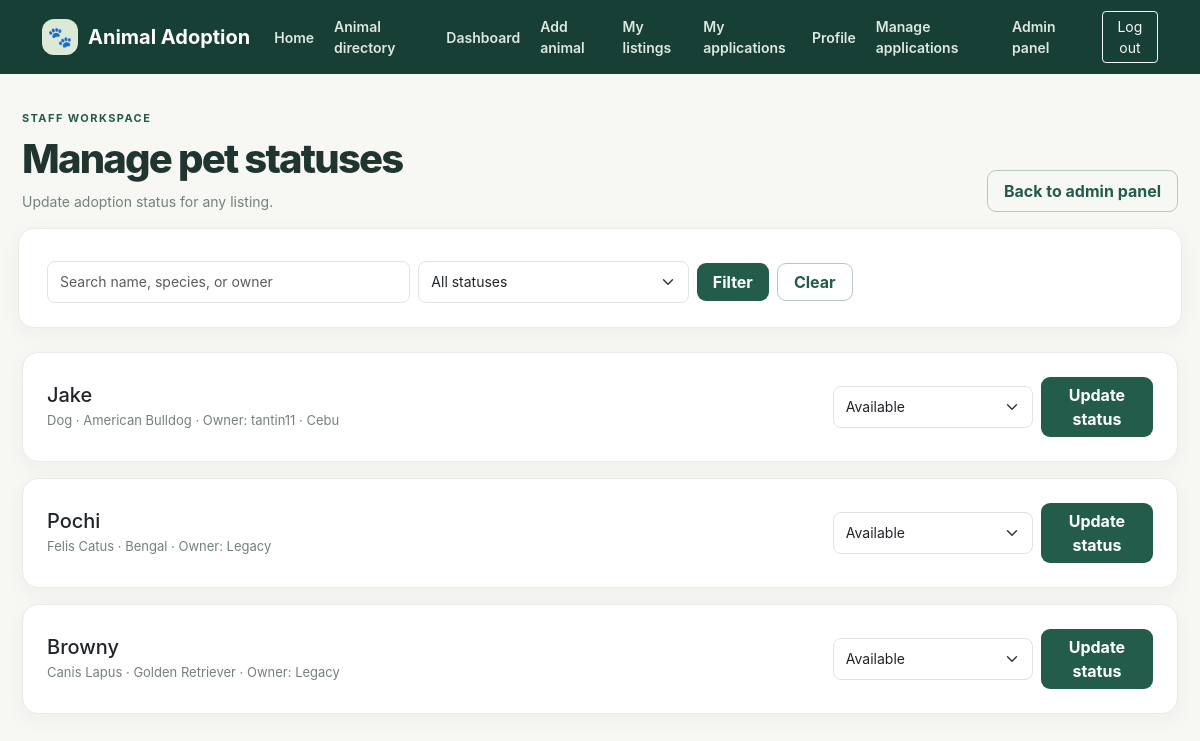
/admin-dashboard/animals/ (signed in), run on the app's committed database.
### Tristan_app/models.py (models this page shows, shortened)
class Pet(models.Model):
    STATUS_AVAILABLE = 'Available'
    STATUS_PENDING = 'Pending'
    STATUS_ADOPTED = 'Adopted'
    STATUS_LEGACY = 'Not Available'
    STATUS_CHOICES = [
        (STATUS_AVAILABLE, 'Available'),
        (STATUS_PENDING, 'Pending'),
        (STATUS_ADOPTED, 'Adopted'),
        (STATUS_LEGACY, 'Not Available (legacy)'),
    ]
    SEX_CHOICES = [
        ('Female', 'Female'),
        ('Male', 'Male'),
        ('Unknown', 'Unknown'),
    ]
    pet_id = models.AutoField(primary_key=True)
    pet_name = models.CharField(max_length=100)
    species = models.CharField(max_length=100, db_index=True)
    breed = models.CharField(max_length=100)
    adoption_status = models.CharField(
        max_length=20, choices=STATUS_CHOICES, default=STATUS_AVAILABLE, db_index=True,
    )
    owner_name = models.CharField(max_length=100, blank=True, default='')
    owner = models.ForeignKey(
        settings.AUTH_USER_MODEL,
        on_delete=models.SET_NULL,
        related_name='animal_listings',
        null=True,
        blank=True,
    )
    age = models.PositiveSmallIntegerField(null=True, blank=True)
    sex = models.CharField(max_length=10, choices=SEX_CHOICES, blank=True)
    description = models.TextField(blank=True)
    health_info = models.TextField(blank=True)
    location = models.CharField(max_length=120, blank=True, db_index=True)
    image = models.FileField(
        upload_to=animal_image_path,
        blank=True,
        validators=[validate_animal_image],
    )
    created_at = models.DateTimeField(default=timezone.now, editable=False)
    updated_at = models.DateTimeField(default=timezone.now, editable=False)

### Tristan_app/views.py (the view)
# urls.py: path('admin-dashboard/animals/', views.admin_manage_animals, name='admin_manage_animals'),
@login_required
@user_passes_test(lambda user: user.is_staff)
def admin_manage_animals(request):
    animals = Pet.objects.select_related('owner').order_by('-updated_at')
    status_filter = request.GET.get('status', '').strip()
    query = request.GET.get('q', '').strip()
    if status_filter in {choice[0] for choice in Pet.STATUS_CHOICES}:
        animals = animals.filter(adoption_status=status_filter)
    if query:
        animals = animals.filter(
            Q(pet_name__icontains=query) | Q(species__icontains=query) | Q(owner__username__icontains=query)
        )
    return render(request, 'PetApp/admin_manage_animals.html', {
        'animals': animals,
        'status_choices': Pet.STATUS_CHOICES,
        'status_filter': status_filter,
        'query': query,
    })

### Tristan_app/templates/PetApp/admin_manage_animals.html (shortened to what this page needs)
{% extends "PetApp/base.html" %}
{% block content %}
<header class="d-flex flex-wrap justify-content-between align-items-end gap-3 mb-4">
    <div><div class="eyebrow">Staff workspace</div><h1 class="page-title">Manage pet statuses</h1>
        <p class="page-subtitle">Update adoption status for any listing.</p></div>
    <a class="btn btn-outline-green px-3 py-2" href="{% url 'admin_dashboard' %}">Back to admin panel</a>
</header>
<form method="get" class="panel p-3 p-md-4 mb-4 row g-2 align-items-center">
    <div class="col-md-4">
        <input name="q" value="{{ query }}" class="form-control" placeholder="Search name, species, or owner">
    </div>
    <div class="col-md-3">
        <select name="status" class="form-select">
            <option value="">All statuses</option>
        </select>
    </div>
    <div class="col-md-auto d-flex gap-2">
        <button class="btn btn-green px-3" type="submit">Filter</button>
        <a class="btn btn-outline-green px-3" href="{% url 'admin_manage_animals' %}">Clear</a>
    </div>
</form>
<div class="row g-3">
    {% for animal in animals %}
        <div class="col-12">
            <article class="panel p-4 d-flex flex-wrap justify-content-between align-items-center gap-3">
                <div>
                    <h2 class="h5 mb-1"><a class="text-decoration-none text-dark" href="{% url 'animal_detail' animal.pet_id %}">{{ animal.pet_name }}</a></h2>
                    <div class="animal-meta">{{ animal.species }}{% if animal.breed %} · {{ animal.breed }}{% endif %} · Owner: {{ animal.owner.username|default:"Legacy" }}{% if animal.location %} · {{ animal.location }}{% endif %}</div>
                </div>
                <form method="post" action="{% url 'admin_update_animal_status' animal.pet_id %}" class="d-flex gap-2 align-items-center">
                    <select name="adoption_status" class="form-select" style="max-width:200px">
                        {% for value,label in status_choices %}<option value="{{ value }}" {% if animal.adoption_status == value %}selected{% endif %}>{{ label }}</option>{% endfor %}
                    </select>
                    <button class="btn btn-green px-3" type="submit">Update status</button>
                </form>
            </article>
        </div>
    {% empty %}
        <div class="col-12"><div class="panel empty-state"><strong>No animals found.</strong></div></div>
    {% endfor %}
</div>
{% endblock %}

### Tristan_app/templates/PetApp/base.html (style rules this page uses)
:root { --ink:#20352f; --muted:#74817b; --green:#245c4b; --forest:#173f35; --cream:#f7f8f3; --line:#e8ece6; --sage:#dce9d7; }
body { min-height:100vh; background:var(--cream); color:var(--ink); font-family:Inter,ui-sans-serif,system-ui,-apple-system,"Segoe UI",sans-serif; }
.eyebrow { margin-bottom:8px; color:var(--green); font-size:11px; font-weight:750; letter-spacing:.13em; text-transform:uppercase; }
.page-title { margin:0; color:var(--ink); font-size:clamp(28px,4vw,40px); font-weight:760; letter-spacing:-.045em; }
.page-subtitle { margin:8px 0 0; color:var(--muted); font-size:14px; }
.panel,.stat-card,.animal-card { border:1px solid var(--line); border-radius:16px; background:#fff; box-shadow:0 6px 22px rgba(27,55,43,.045); }
.btn-green { border:0; border-radius:9px; background:var(--green); color:#fff; font-weight:700; }
.btn-outline-green { border:1px solid #b7c9bc; border-radius:9px; color:var(--green); font-weight:650; }
.form-control,.form-select { min-height:42px; border-color:#dfe5df; border-radius:8px; font-size:14px; }
.panel input:not([type=checkbox]),.panel textarea,.panel select { min-height:42px; border:1px solid #dfe5df; border-radius:8px; padding:9px 12px; font-size:14px; }
.animal-meta { color:var(--muted); font-size:13px; }

### data on the page
Pet: pet_name "Jake", species "Dog", breed "American Bulldog", owner.username "tantin11", location "Cebu", adoption_status "Available"
Pet: pet_name "Pochi", species "Felis Catus", breed "Bengal", owner.username "Legacy", adoption_status "Available"
Pet: pet_name "Browny", species "Canis Lapus", breed "Golden Retriever", owner.username "Legacy", adoption_status "Available"
